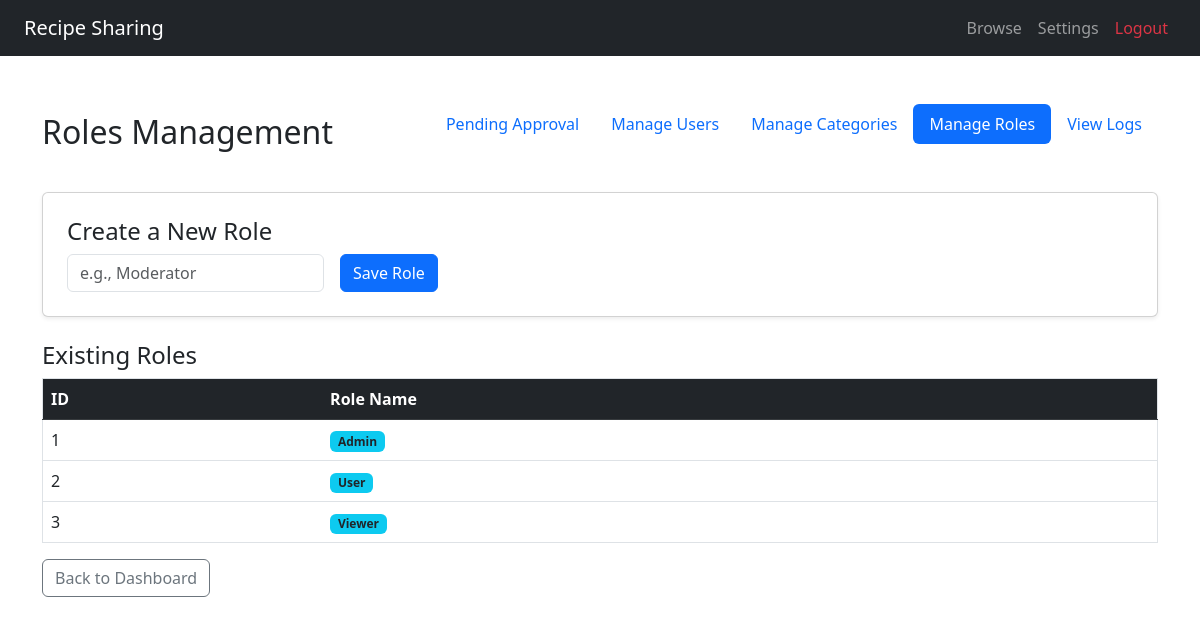
Page /roles/ (signed in) on the committed database.
### Recipie_app/models.py (models this page shows, shortened)
class Role(models.Model):
    name = models.CharField(max_length=20, unique=True) # e.g., 'Admin', 'User', 'Viewer'

### Recipie_app/views.py (the view, shortened to what this page needs)
# urls.py: path('roles/', role, name='manage_roles'),
def role(request):
    user = get_logged_user(request)
    if not user or user.role.name != 'Admin':
        return redirect('home')
    roles = Role.objects.all()
    return render(request, 'role_template.html', {'roles': roles})

### Recipie_app/views.py (called while the page is built)
def get_logged_user(request):
    user_id = request.session.get('user_id')
    if user_id:
        return Account.objects.get(id=user_id)
    return None

### Recipie_app/templates/role_template.html (shortened to what this page needs)
<!DOCTYPE html>
<html lang="en">
<head>
    <link rel="stylesheet" href="https://cdn.jsdelivr.net/npm/bootstrap@5.3.0/dist/css/bootstrap.min.css">
</head>
<body>
        <nav class="navbar navbar-expand-lg navbar-dark bg-dark px-4 mb-4">
        <a class="navbar-brand font-weight-bold" href="{% url 'home' %}">Recipe Sharing</a>
        <div class="navbar-nav ms-auto">
            {% if request.session.user_id %}
            <a class="nav-link" href="{% url 'home' %}">Browse</a>
            <a class="nav-link" href="{% url 'profile' %}">Settings</a>
            <a class="nav-link text-danger" href="{% url 'logout' %}">Logout</a>
            {% else %}
            <a class="nav-link" href="{% url 'login' %}">Login</a>
            <a class="btn btn-primary btn-sm ms-2" href="{% url 'register' %}">Sign Up</a>
            {% endif %}
        </div>
    </nav>
    <div class="container mt-5">
        <div class="d-flex justify-content-between align-items-center mb-4">
            <h2>Roles Management</h2>
            <nav class="nav nav-pills mb-4">
                <a class="nav-link" href="{% url 'admin_dashboard' %}">Pending Approval</a>
                <a class="nav-link" href="{% url 'manage_users' %}">Manage Users</a>
                <a class="nav-link" href="{% url 'manage_categories' %}">Manage Categories</a>
                <a class="nav-link active" href="{% url 'manage_roles' %}">Manage Roles</a>
                <a class="nav-link" href="{% url 'admin_logs' %}">View Logs</a>
            </nav>
        </div>
        <div class="card p-4 mb-4 shadow-sm">
            <h4>Create a New Role</h4>
            <form method="POST" class="row g-3">
                <div class="col-auto">
                    <input type="text" name="role_name" class="form-control" placeholder="e.g., Moderator" required>
                </div>
                <div class="col-auto">
                    <button type="submit" class="btn btn-primary">Save Role</button>
                </div>
            </form>
        </div>
        <h4>Existing Roles</h4>
        <table class="table table-hover border">
            <thead class="table-dark">
                <tr>
                    <th>ID</th>
                    <th>Role Name</th>
                </tr>
            </thead>
            <tbody>
                {% for r in roles %}
                <tr>
                    <td>{{ r.id }}</td>
                    <td><span class="badge bg-info text-dark">{{ r.name }}</span></td>
                </tr>
                {% empty %}
                <tr>
                    <td colspan="2" class="text-center">No roles defined.</td>
                </tr>
                {% endfor %}
            </tbody>
        </table>
        <div class="mt-3">
            <a href="{% url 'admin_dashboard' %}" class="btn btn-outline-secondary">Back to Dashboard</a>
        </div>
    </div>
</body>
</html>

### rows in the picture
Role: id "1", name "Admin"
Role: id "2", name "User"
Role: id "3", name "Viewer"
